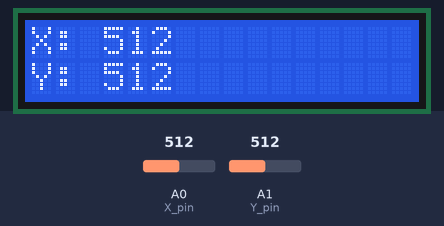
Bench run of a sketch on a simulated Arduino Uno, built with avr-gcc and run on an emulated ATmega328P. Parts: 16×2 character LCD. Inputs (shaded band) come from the test bench; at power-on: A0 (X_pin) = 512, A1 (Y_pin) = 512.

Above: at 1.2 s.
1.3 s: A0 (X_pin) set to 716
At 2.1 s:
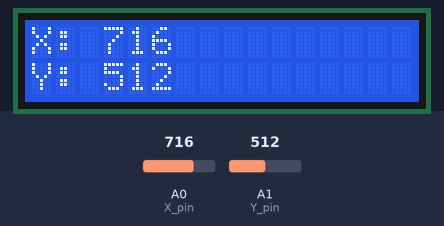
2.8 s: A1 (Y_pin) set to 716
At 4.0 s:
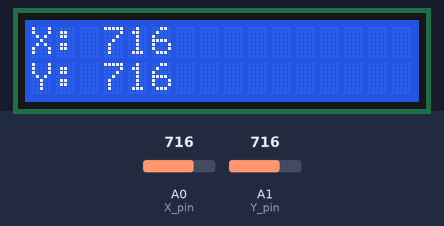
4.3 s: A0 (X_pin) set to 900
At 5.1 s:
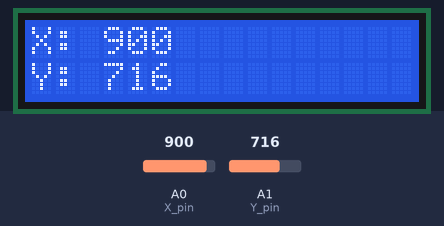
5.9 s: A1 (Y_pin) set to 900
At 7.1 s:
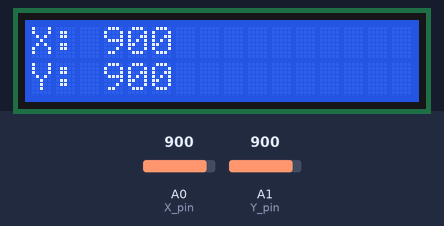
7.4 s: A0 (X_pin) set to 1023
At 8.1 s:
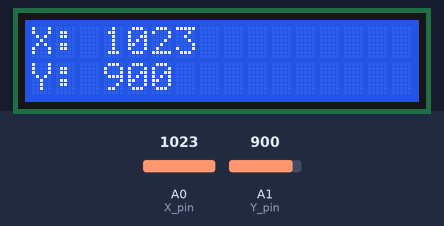
8.9 s: A1 (Y_pin) set to 1023
At 9.4 s:
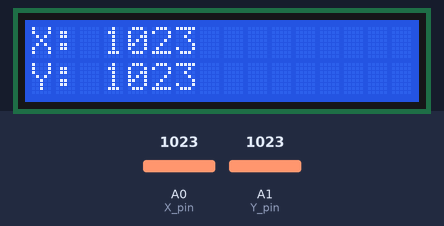
Timing chart, 0 to 11.4 s (numbered marks = the images above; inputs shaded):
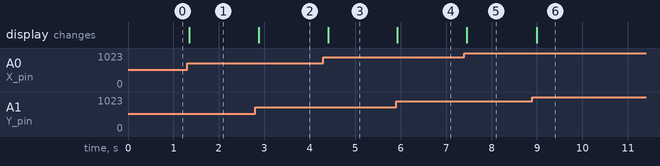

Measured:
- after the input at 1.3 s, the display: changes after 0.05 s (image 1)
- after the input at 2.8 s, the display: changes after 0.08 s (image 2)
- after the input at 4.3 s, the display: changes after 0.10 s (image 3)
- after the input at 5.9 s, the display: changes at once (image 4)
- after the input at 7.4 s, the display: changes after 0.06 s (image 5)
- after the input at 8.9 s, the display: changes after 0.09 s (image 6)

The sketch:

Joystick_va_man-hinh-lcd.ino
```cpp
#include <Wire.h>
#include <LiquidCrystal_I2C.h>

LiquidCrystal_I2C lcd(0x27, 16, 2);

// Arduino pin numbers
const int SW_pin = 2; // digital pin connected to switch output
const int X_pin = A0; // analog pin connected to X output
const int Y_pin = A1; // analog pin connected to Y output

void setup() {
  lcd.init();
  lcd.backlight();
  pinMode(SW_pin, INPUT);
  Serial.begin(9600);
}

void loop() {
  lcd.setCursor(0,0);
  lcd.print("X:              ");
  lcd.setCursor(3,0);
  lcd.print(analogRead(X_pin));
  lcd.setCursor(0,1);
  lcd.print("Y:              ");
  lcd.setCursor(3,1);
  lcd.print(analogRead(Y_pin));
  delay(100);
}
```
